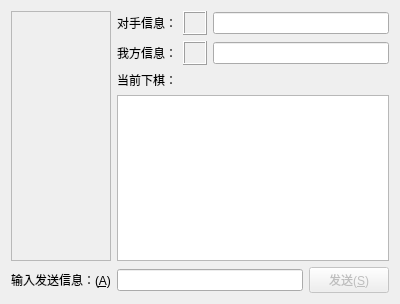
<?xml version="1.0" encoding="UTF-8"?>
<ui version="4.0">
 <class>NetGoBang</class>
 <widget class="QWidget" name="NetGoBang">
  <property name="geometry">
   <rect>
    <x>0</x>
    <y>0</y>
    <width>400</width>
    <height>304</height>
   </rect>
  </property>
  <property name="windowTitle">
   <string>网络五子棋</string>
  </property>
  <property name="windowIcon">
   <iconset resource="icons.qrc">
    <normaloff>:/icons/local.png</normaloff>:/icons/local.png</iconset>
  </property>
  <layout class="QGridLayout" name="gridLayout">
   <item row="0" column="0">
    <widget class="QFrame" name="frame">
     <property name="sizePolicy">
      <sizepolicy hsizetype="Maximum" vsizetype="MinimumExpanding">
       <horstretch>0</horstretch>
       <verstretch>0</verstretch>
      </sizepolicy>
     </property>
     <property name="minimumSize">
      <size>
       <width>100</width>
       <height>0</height>
      </size>
     </property>
     <property name="focusPolicy">
      <enum>Qt::StrongFocus</enum>
     </property>
     <property name="frameShape">
      <enum>QFrame::StyledPanel</enum>
     </property>
     <property name="frameShadow">
      <enum>QFrame::Raised</enum>
     </property>
    </widget>
   </item>
   <item row="0" column="1">
    <layout class="QVBoxLayout" name="verticalLayout">
     <item>
      <layout class="QHBoxLayout" name="horizontalLayout">
       <item>
        <widget class="QLabel" name="remoteLlabel">
         <property name="text">
          <string>对手信息：</string>
         </property>
        </widget>
       </item>
       <item>
        <widget class="QLabel" name="remoteHeadLabel">
         <property name="minimumSize">
          <size>
           <width>24</width>
           <height>24</height>
          </size>
         </property>
         <property name="maximumSize">
          <size>
           <width>24</width>
           <height>24</height>
          </size>
         </property>
         <property name="frameShape">
          <enum>QFrame::Box</enum>
         </property>
         <property name="frameShadow">
          <enum>QFrame::Raised</enum>
         </property>
         <property name="text">
          <string/>
         </property>
        </widget>
       </item>
       <item>
        <widget class="QLineEdit" name="remoteUserEdit">
         <property name="minimumSize">
          <size>
           <width>60</width>
           <height>0</height>
          </size>
         </property>
         <property name="mouseTracking">
          <bool>false</bool>
         </property>
         <property name="focusPolicy">
          <enum>Qt::NoFocus</enum>
         </property>
         <property name="maxLength">
          <number>1024</number>
         </property>
         <property name="dragEnabled">
          <bool>false</bool>
         </property>
         <property name="readOnly">
          <bool>true</bool>
         </property>
        </widget>
       </item>
      </layout>
     </item>
     <item>
      <layout class="QHBoxLayout" name="horizontalLayout_2">
       <item>
        <widget class="QLabel" name="localLabel">
         <property name="text">
          <string>我方信息：</string>
         </property>
        </widget>
       </item>
       <item>
        <widget class="QLabel" name="localHeadLabel">
         <property name="minimumSize">
          <size>
           <width>24</width>
           <height>24</height>
          </size>
         </property>
         <property name="maximumSize">
          <size>
           <width>24</width>
           <height>24</height>
          </size>
         </property>
         <property name="frameShape">
          <enum>QFrame::Box</enum>
         </property>
         <property name="frameShadow">
          <enum>QFrame::Raised</enum>
         </property>
         <property name="text">
          <string/>
         </property>
        </widget>
       </item>
       <item>
        <widget class="QLineEdit" name="localUserEdit">
         <property name="mouseTracking">
          <bool>true</bool>
         </property>
         <property name="focusPolicy">
          <enum>Qt::NoFocus</enum>
         </property>
         <property name="acceptDrops">
          <bool>false</bool>
         </property>
         <property name="maxLength">
          <number>1024</number>
         </property>
         <property name="frame">
          <bool>true</bool>
         </property>
         <property name="dragEnabled">
          <bool>true</bool>
         </property>
         <property name="readOnly">
          <bool>true</bool>
         </property>
        </widget>
       </item>
      </layout>
     </item>
     <item>
      <layout class="QHBoxLayout" name="horizontalLayout_4">
       <item>
        <widget class="QLabel" name="label">
         <property name="text">
          <string>当前下棋：</string>
         </property>
        </widget>
       </item>
       <item>
        <widget class="QLabel" name="currentNameLabel">
         <property name="text">
          <string/>
         </property>
        </widget>
       </item>
      </layout>
     </item>
     <item>
      <widget class="QTextEdit" name="textEdit">
       <property name="mouseTracking">
        <bool>true</bool>
       </property>
       <property name="focusPolicy">
        <enum>Qt::NoFocus</enum>
       </property>
      </widget>
     </item>
    </layout>
   </item>
   <item row="1" column="0" colspan="2">
    <layout class="QHBoxLayout" name="horizontalLayout_3">
     <item>
      <widget class="QLabel" name="label_5">
       <property name="text">
        <string>输入发送信息：(&amp;A)</string>
       </property>
       <property name="buddy">
        <cstring>sendLineEdit</cstring>
       </property>
      </widget>
     </item>
     <item>
      <widget class="QLineEdit" name="sendLineEdit">
       <property name="mouseTracking">
        <bool>false</bool>
       </property>
       <property name="readOnly">
        <bool>false</bool>
       </property>
      </widget>
     </item>
     <item>
      <widget class="QPushButton" name="sendBtn">
       <property name="enabled">
        <bool>false</bool>
       </property>
       <property name="text">
        <string>发送(&amp;S)</string>
       </property>
      </widget>
     </item>
    </layout>
   </item>
  </layout>
 </widget>
 <tabstops>
  <tabstop>frame</tabstop>
  <tabstop>sendLineEdit</tabstop>
  <tabstop>sendBtn</tabstop>
 </tabstops>
 <resources>
  <include location="icons.qrc"/>
 </resources>
 <connections/>
</ui>
